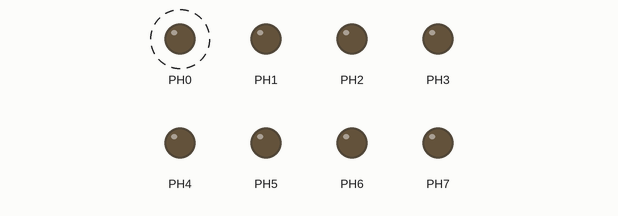
A program run on a simulated ATmega2560, built with avr-gcc and emulated at 1 MHz. Shown: output pins drawn as LEDs (lit = HIGH). Dashed ring = blinking.

Above: at 0.5 s.
Timing chart, 0 to 4.6 s (numbered marks = the images above):
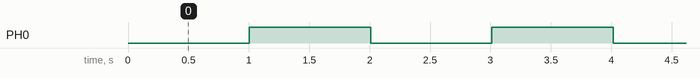

Measured:
- by itself, PH0: alternates HIGH for 1.0 s and LOW for 1.0 s

The program:

main.c
```c
/*
 * timer_normal_atmega256.c
 *
 * Created: 10/2/2023 3:45:29 PM
 * Author : ari
 */

#define F_CPU 1000000ul //setting frequency to 1mHz
#include <avr/io.h>


int main(void)
{
	int count = 0;
	DDRH =0xff;
	TCCR0A &= ~(1 << WGM01);
	TCCR0B |= (1 << CS00);
	TCNT0 = 0x00;
    /* Replace with your application code */
    while (1)
    {
		while ((TIFR0 & 0b00000001) > 0){
			count++;

			if (count == 3922){
				PORTH ^= (1 << 0);
				count = 0;
			}

			TIFR0 &= !(1 < TOV0);
		}


    }
}
```
